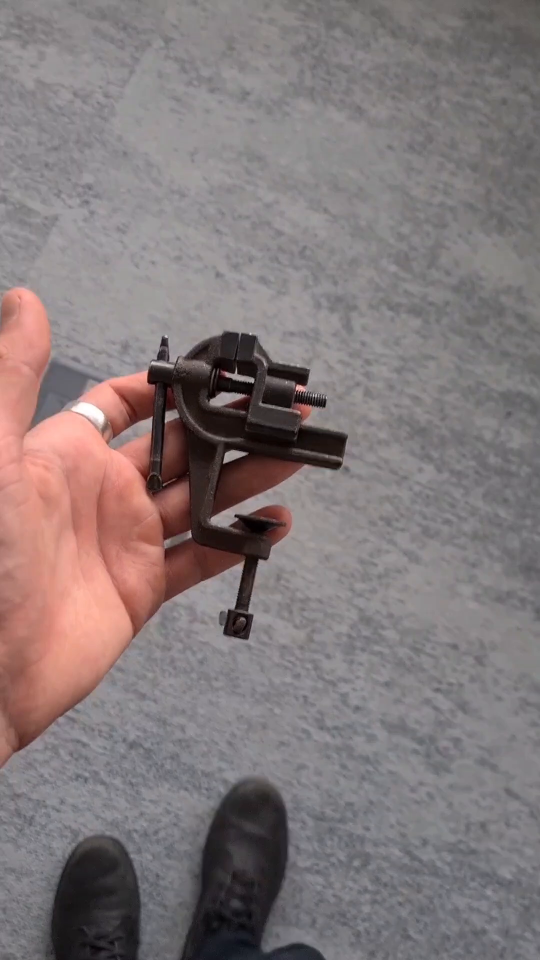
#> input picture frame 3 of data/vid.mp4, 1080 x 1920 px, given in place of fingers.mov, which was not available (shown at 1/2 size)
$ jupyter execute cv_hw1.ipynb   (older library calls are emulated)   (text cells are left out)
#> lines starting #> are read from the running program, lines starting #| are printed output that depends on the picture; after the words box and inside, x2 and y2 are one past the last pixel; in counts of white or black regions, pixels touching at a corner belong together; pictures that were not available may be replaced by others from this repository, and a replacement may not be noted
[cell 1]
import numpy as np
import cv2

class FrameProcessor:
    def __init__(self):
        pass

    def processing_loop(self, source, lth, hth, max_frame_num = -1,\
                        alternative_source="", save_to_file=""):
        i = 0
        results = []

        output_file = None

        #out = cv2.VideoWriter('outpy.avi', cv2.VideoWriter_fourcc('M','J','P','G'),
#                               30, (WINDX, WINDY))
#         out.write(canvas)
#         out.release()

        while (True):
            retval, frame = source.read()

            if (retval == False):
                print("Cannot read frame")

                if (alternative_source != ""):
                    print("Opening alternative source ", alternative_source)
                    source = cv2.VideoCapture(alternative_source)
                    continue

                else:
                    print("Exiting loop")
                    break

            result = self.process_frame(frame, lth, hth)

            results.append(result)

            key = cv2.waitKey(100) & 0xFF

            i += 1

            if (key == ord('q')):
                break

            if (max_frame_num != -1 and i >= max_frame_num):
                break

        return results

    def process_frame(self, frame, lth, hth):
        return 5

[cell 2]
#############################################
# YOUR DEFAULT PARAMETERS BELOW
#############################################

lth, hth = (0, 0, 0), (255, 255, 255)

#############################################
# YOUR DEFAULT PARAMETERS ABOVE
#############################################

class ColorFilterTuning(FrameProcessor):
    def __init__(self):
        super().__init__()

        cv2.namedWindow("color_filter_parameters")

        cv2.createTrackbar('rl', 'color_filter_parameters', lth[0], 255, self.nothing)
#> slider 'rl' is set to 85
        cv2.createTrackbar('gl', 'color_filter_parameters', lth[1], 255, self.nothing)
#> slider 'gl' is set to 85
        cv2.createTrackbar('bl', 'color_filter_parameters', lth[2], 255, self.nothing)
#> slider 'bl' is set to 85
#> in processing_loop, frame is the input picture: shape (1920, 1080, 3); mean B, G, R 121.2, 120.3, 130.9
        cv2.createTrackbar('rh', 'color_filter_parameters', hth[0], 255, self.nothing)
        cv2.createTrackbar('gh', 'color_filter_parameters', hth[1], 255, self.nothing)
        cv2.createTrackbar('bh', 'color_filter_parameters', hth[2], 255, self.nothing)

    def nothing(self, inp):
        pass

    def process_frame(self, frame, lth, hth):
        hsv = cv2.cvtColor(frame, cv2.COLOR_RGB2HSV)
#> hsv: shape (1920, 1080, 3); mean H, S, V 128.2, 25.4, 132.1

        low_th =  (cv2.getTrackbarPos('rl', 'color_filter_parameters'),
                   cv2.getTrackbarPos('gl', 'color_filter_parameters'),
                   cv2.getTrackbarPos('bl', 'color_filter_parameters'))

        high_th = (cv2.getTrackbarPos('rh', 'color_filter_parameters'),
                   cv2.getTrackbarPos('gh', 'color_filter_parameters'),
                   cv2.getTrackbarPos('bh', 'color_filter_parameters'))

        mask = cv2.inRange(frame, low_th, high_th)
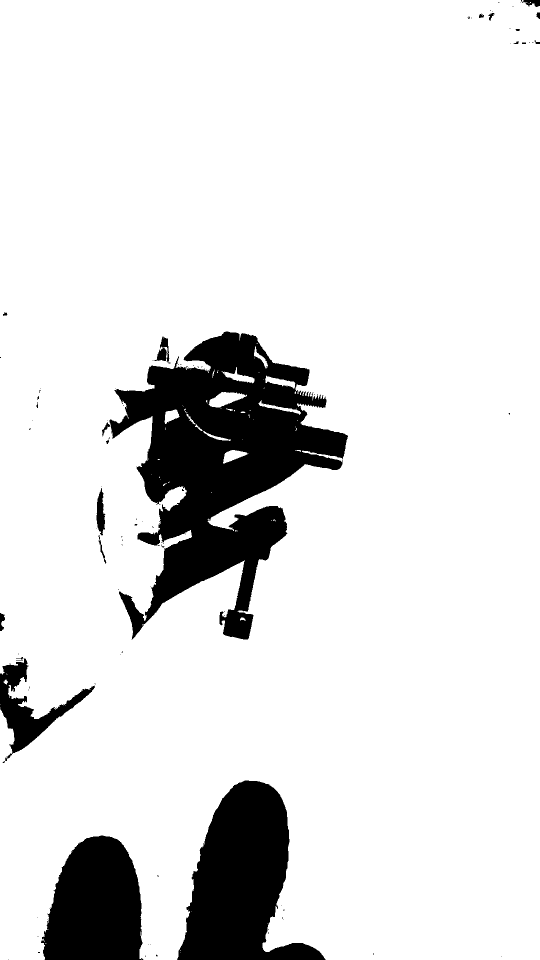
#> mask: shape (1920, 1080) (shown at 1/2 size); 88.1% white; 103 black regions (83 under 20 px), largest, box (x1, y1, x2, y2) and area: (204, 663, 696, 1280) 133502, (354, 1561, 651, 1920) 59866, (82, 1671, 287, 1920) 39767

        cv2.imshow("frame", frame)
        cv2.imshow("mask", mask)

        return (low_th, high_th)

[cell 3]
import numpy as np
import cv2

video_file = "../data/videos/fingers.mov"

cam = cv2.VideoCapture(video_file)

#print(cam)
# frame_offset = 100
# cam.set(1, frame_offset)

tuner = ColorFilterTuning()

colors = tuner.processing_loop(cam, None, None, max_frame_num = -1,\
            alternative_source=video_file)
#> in processing_loop, `result = self.process_frame(frame, lth, hth)`: result = ((85, 85, 85), (255, 255, 255))
#> (key q is pressed here)
#> colors = [((85, 85, 85), (255, 255, 255))]
lth, hth = colors[-1]
#> lth = (85, 85, 85); hth = (255, 255, 255)

print("Color filter parameters: ", lth, hth)
#| Color filter parameters:  (85, 85, 85) (255, 255, 255)
cam.release()
cv2.waitKey(0)
cv2.destroyAllWindows()
cv2.waitKey(100)

[cell 4]
class FingersCounter(FrameProcessor):
    def __init__(self):
        super().__init__()

    # [60 lines left out: functions filter_cc, fill_holes, not called in this run]

    def process_frame(self, frame, lth, hth):
        cv2.imshow("frame", frame)

        return 3

    #def process_frame(self, frame, lth, hth):
        #############################################
        # YOUR CODE BELOW
        #############################################


        #############################################
        # YOUR CODE ABOVE
        #############################################

    #    cv2.imshow("stages", stages_concat)

    #    return fingers_num

[cell 5]
cam = cv2.VideoCapture(video_file)

finger_counter = FingersCounter()

fingers_num = finger_counter.processing_loop(cam, lth, hth)
#> (key Esc is pressed here)
#> fingers_num = [3, 3, 3, 3]

print(fingers_num)
#| [3, 3, 3, 3]

cam.release()
cv2.waitKey(0)
cv2.destroyAllWindows()
cv2.waitKey(100)

[cell 6]
reference_fingers_num = [5, 5, 1, 0, 0, 5, 5, 5, 0, 0, 0, 5, 5, 5, 5, 4, 3, 3,\
                         3, 3, 3, 3, 1, 1, 2, 2, 2, 2, 2, 1, 1, 1, 1, 1, 2, 2,\
                         2, 2, 2, 2, 3, 4, 4, 4, 4, 4, 4, 5, 5, 5, 5, 5, 5, 5,\
                         2, 2, 2, 2, 2, 1, 1, 1, 1, 2, 2, 2, 2, 2, 2, 2, 2, 2,\
                         2, 2, 1, 2, 2, 2, 1, 2, 2, 2, 1, 2, 1, 1, 1, 1, 1, 1,\
                         3, 4, 0, 0, 0, 1]

max_grade = 100

corr_num = 0

for r, s in zip(reference_fingers_num, fingers_num):
    if (r == s):
        corr_num += 1
#> this loop made 4 passes
#> r on passes 1 to 4: 5, 5, 1, 0
#> after the loop, corr_num = 0

acc = corr_num / len(reference_fingers_num)
#> acc = 0

#print("correct ", corr_num, " out of ", len(reference_fingers_num),
#      corr_num / len(reference_fingers_num))

grade = min(acc * 2, 1) * max_grade
#> grade = 0

print("Your grade is ", "\033[92m{}\033[0m".format(str(int(grade)) +\
        " out of " + str(max_grade) + "; " + str(corr_num) + " frames out of "
        + str(len(reference_fingers_num))))
#| Your grade is  [92m0 out of 100; 0 frames out of 96[0m


$ run again, starting later in the video
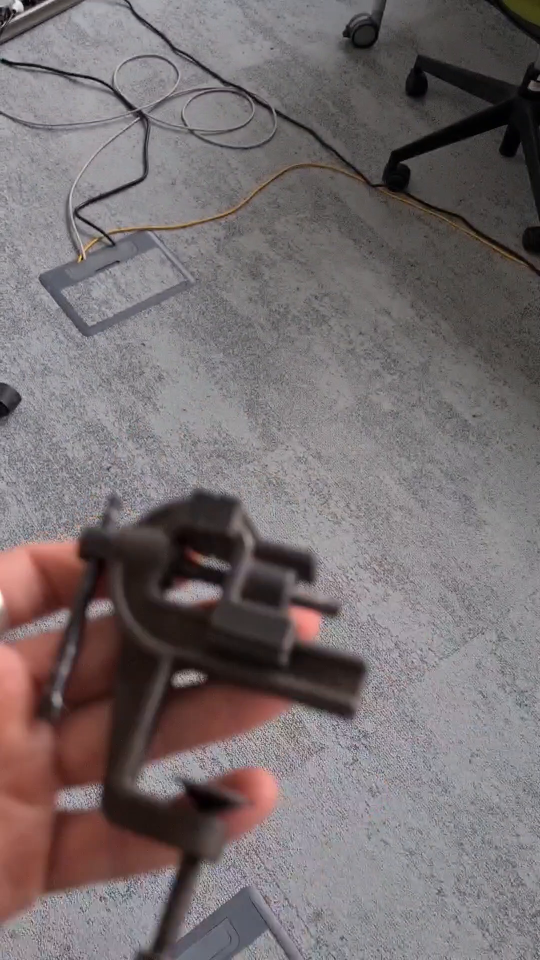
#> input picture frame 16 of data/vid.mp4, 1080 x 1920 px, given in place of fingers.mov, which was not available (shown at 1/2 size)
#> in processing_loop, frame is the input picture: shape (1920, 1080, 3); mean B, G, R 111.2, 109.7, 118
#> hsv: shape (1920, 1080, 3); mean H, S, V 123.9, 29.7, 119.6
#> in process_frame, `mask = cv2.inRange(frame, low_th, high_th)`:
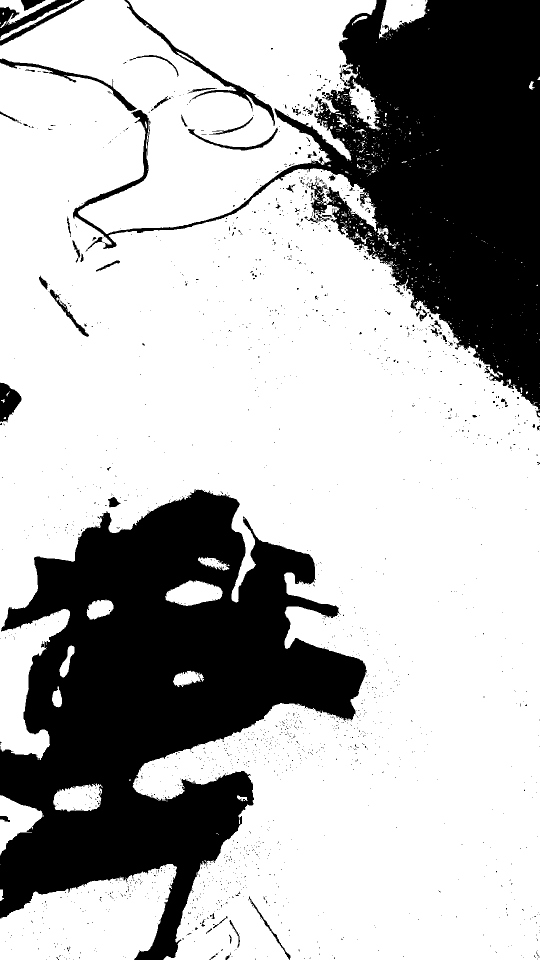
#> mask: shape (1920, 1080) (shown at 1/2 size); 70.1% white; 1925 black regions (1847 under 20 px), largest, box (x1, y1, x2, y2) and area: (0, 978, 734, 1920) 339899, (146, 0, 1080, 835) 253093, (249, 0, 550, 252) 3906
#> result = ((85, 85, 85), (255, 255, 255))
#> colors = [((85, 85, 85), (255, 255, 255))]
#> lth = (85, 85, 85); hth = (255, 255, 255)
#| Color filter parameters:  (85, 85, 85) (255, 255, 255)
#> fingers_num = [3, 3, 3, 3]
#| [3, 3, 3, 3]
#> the loop `for r, s in zip(reference_fingers_num, fingers_num):` made 4 passes
#> r on passes 1 to 4: 5, 5, 1, 0
#> after the loop `for r, s in zip(reference_fingers_num, fingers_num):`: corr_num = 0
#| Your grade is  [92m0 out of 100; 0 frames out of 96[0m

$ run again, starting later in the video
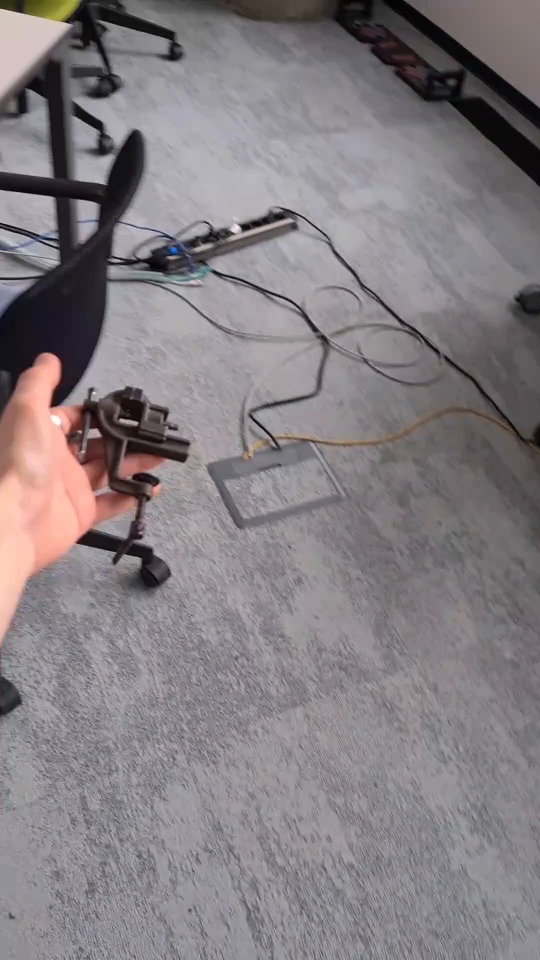
#> input picture frame 28 of data/vid.mp4, 1080 x 1920 px, given in place of fingers.mov, which was not available (shown at 1/2 size)
#> in processing_loop, frame is the input picture: shape (1920, 1080, 3); mean B, G, R 130.2, 125.6, 132
#> hsv: shape (1920, 1080, 3); mean H, S, V 146.9, 20.4, 134.5
#> in process_frame, `mask = cv2.inRange(frame, low_th, high_th)`:
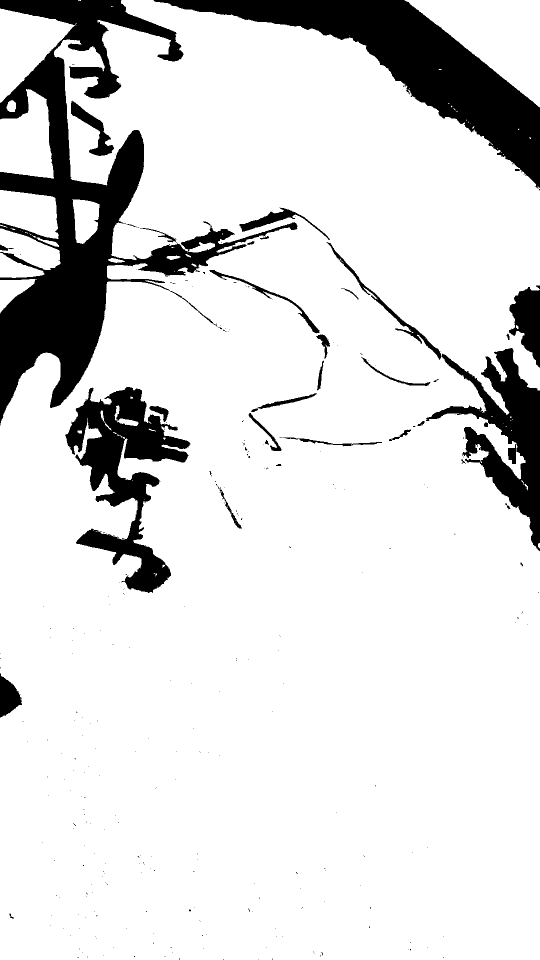
#> mask: shape (1920, 1080) (shown at 1/2 size); 86.4% white; 305 black regions (268 under 20 px), largest, box (x1, y1, x2, y2) and area: (0, 0, 595, 851) 116098, (307, 0, 1080, 377) 72720, (130, 774, 381, 1186) 38559
#> result = ((85, 85, 85), (255, 255, 255))
#> colors = [((85, 85, 85), (255, 255, 255))]
#> lth = (85, 85, 85); hth = (255, 255, 255)
#| Color filter parameters:  (85, 85, 85) (255, 255, 255)
#> fingers_num = [3, 3, 3, 3]
#| [3, 3, 3, 3]
#> the loop `for r, s in zip(reference_fingers_num, fingers_num):` made 4 passes
#> r on passes 1 to 4: 5, 5, 1, 0
#> after the loop `for r, s in zip(reference_fingers_num, fingers_num):`: corr_num = 0
#| Your grade is  [92m0 out of 100; 0 frames out of 96[0m
